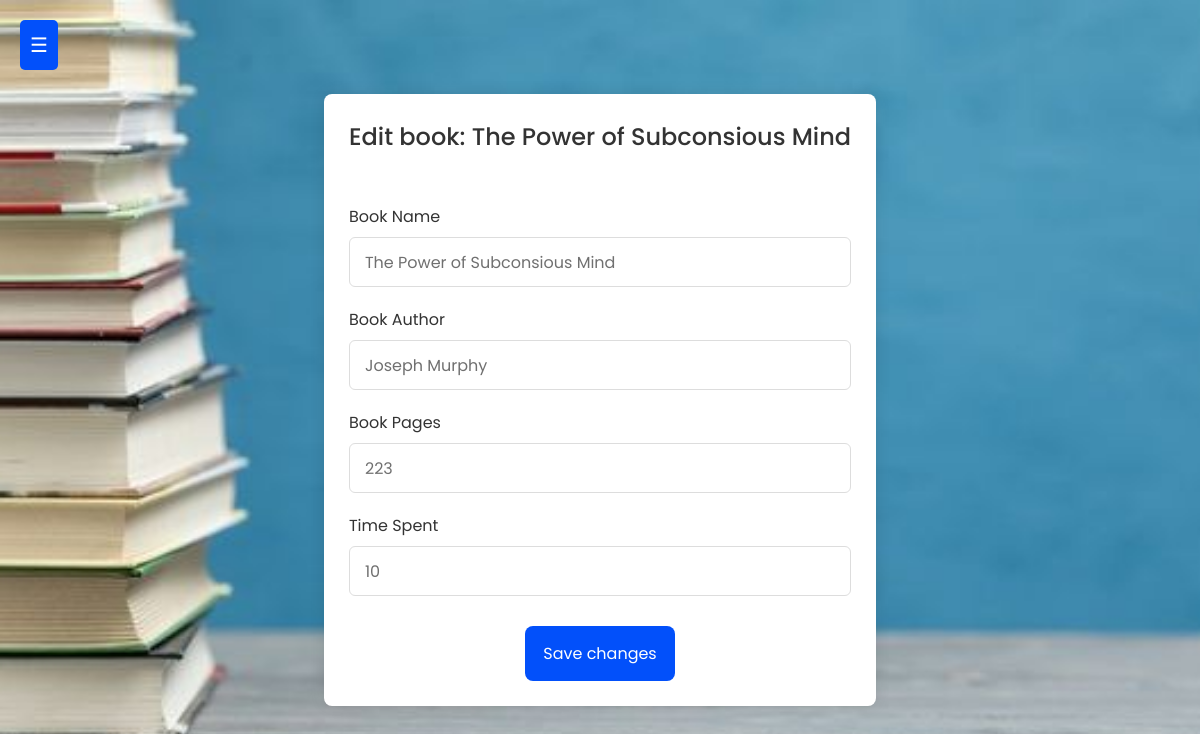
The app's page /editBook/2/ with its own data.
### Book/models.py (models this page shows, shortened)
class Book(models.Model):
    name = models.CharField(max_length=500)
    author = models.CharField(max_length=100)
    pages = models.IntegerField()
    time_mins = models.IntegerField()
    created = models.DateTimeField(auto_now_add=True)
    class Meta:
        ordering = ['-created']

### Book/views.py (the view, shortened to what this page needs)
# urls.py: path('editBook/<int:book_id>/', views.editBook, name="editBook"),
def editBook(request, book_id):
    book = Book.objects.get(id=book_id)
    return render(request, 'Book/edit_book.html', {'book': book})

### Book/templates/Book/edit_book.html (shortened to what this page needs)
<!DOCTYPE html>
<html lang="en">
<head>
    {% load static %}
    <link rel="stylesheet" href="{% static 'Book/css/tracking.css' %}" />
</head>
<body style="background-image: {% static 'Book/img/bg.jpg'  %}">
    {% include 'sidebar.html' %}
    <div class="main-content" id="main-content">
        <section class="container">
            <header>Edit book: {{ book.name }}</header>
            <form action="" method="post" class="form">
                <div class="input-box">
                    <label>Book Name</label>
                    <input type="text" name="name" id="bookName" value="{{ book.name }}" required />
                </div>
                <div class="input-box">
                    <label>Book Author</label>
                    <input type="text" name="author" id="bookAuthor" value="{{ book.author }}" required />
                </div>
                <div class="input-box">
                    <label>Book Pages</label>
                    <input type="number" name="pages" min="0" id="bookPages" value="{{ book.pages }}" required />
                </div>
                <div class="input-box">
                    <label>Time Spent</label>
                    <input type="number" id="timeSpent" name="time_mins" value="{{ book.time_mins }}" min="1" step="1"
                        placeholder="Enter time in minutes" required>
                </div>
                <button type="Submit">Save changes</button>
            </form>
        </section>
    </div>
</body>
</html>

### Book/static/Book/css/tracking.css (style rules this page uses)
* { margin: 0; padding: 0; box-sizing: border-box; font-family: "Poppins", sans-serif; }
body { min-height: 100vh; display: flex; align-items: center; justify-content: center; padding: 20px; background-image: url(.../img/bg.jpg); background-size: cover; background-repeat: no-repeat; background-position: center; }
.main-content { margin-left: 0px !important; }
.container { position: relative; max-width: 700px; width: 100%; background: #fff; padding: 25px; border-radius: 8px; box-shadow: 0 0 15px rgba(0, 0, 0, 0.1); }
.container header { font-size: 1.5rem; color: #333; font-weight: 500; text-align: center; }
.container .form { margin-top: 30px; }
.form .input-box { width: 100%; margin-top: 20px; }
.input-box label { color: #333; }
.form { align-items: center; display: flex; flex-direction: column; }
.form :where(.input-box input) { position: relative; height: 50px; width: 100%; outline: none; font-size: 1rem; color: #707070; margin-top: 8px; border: 1px solid #ddd; border-radius: 6px; padding: 0 15px; }
.form button { height: 55px; width: 30%; color: #fff; font-size: 1rem; font-weight: 400; margin-top: 30px; border-radius: 0.5rem; border: none; align-items: center; cursor: pointer; transition: all 0.2s ease; background: #0250fa; }

### templates/sidebar.html (style rules this page uses)
* { margin: 0; padding: 0; box-sizing: border-box; font-family: "Poppins", sans-serif; }
body { min-height: 100vh; display: flex; align-items: center; justify-content: center; padding: 20px; background-image: url(./img/bg.jpg); background-size: cover; background-repeat: no-repeat; background-position: center; }
.main-content { transition: margin-left 0.5s; padding: 20px; }

### records on screen
Book: name "The Power of Subconsious Mind", author "Joseph Murphy", pages "223", time_mins "10"
